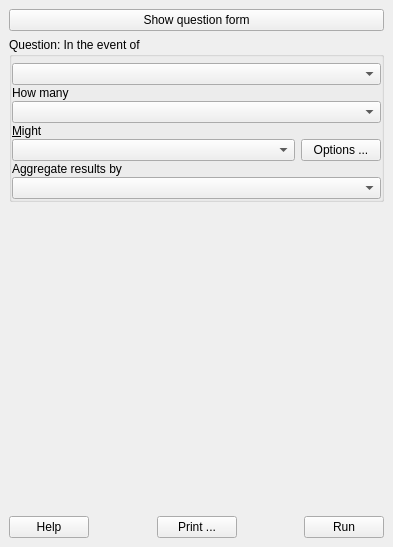
<?xml version="1.0" encoding="UTF-8"?>
<ui version="4.0">
 <class>DockBase</class>
 <widget class="QDockWidget" name="DockBase">
  <property name="geometry">
   <rect>
    <x>0</x>
    <y>0</y>
    <width>393</width>
    <height>547</height>
   </rect>
  </property>
  <property name="windowIcon">
   <iconset>
    <normaloff>:/plugins/inasafe/icon.png</normaloff>:/plugins/inasafe/icon.png</iconset>
  </property>
  <property name="windowTitle">
   <string>InaSAFE</string>
  </property>
  <widget class="QWidget" name="dockWidgetContents">
   <layout class="QGridLayout" name="gridLayout">
    <item row="0" column="0">
     <widget class="QPushButton" name="pbnShowQuestion">
      <property name="text">
       <string>Show question form</string>
      </property>
     </widget>
    </item>
    <item row="1" column="0">
     <widget class="QGroupBox" name="grpQuestion">
      <property name="title">
       <string>Question: In the event of</string>
      </property>
      <layout class="QGridLayout" name="gridLayout_3">
       <property name="leftMargin">
        <number>0</number>
       </property>
       <property name="topMargin">
        <number>6</number>
       </property>
       <property name="rightMargin">
        <number>0</number>
       </property>
       <property name="bottomMargin">
        <number>0</number>
       </property>
       <property name="verticalSpacing">
        <number>1</number>
       </property>
       <item row="4" column="0">
        <widget class="QLabel" name="label_8">
         <property name="text">
          <string>&amp;Might</string>
         </property>
         <property name="buddy">
          <cstring>cboFunction</cstring>
         </property>
        </widget>
       </item>
       <item row="0" column="0" colspan="2">
        <widget class="QComboBox" name="cboHazard">
         <property name="insertPolicy">
          <enum>QComboBox::InsertAlphabetically</enum>
         </property>
        </widget>
       </item>
       <item row="6" column="0">
        <widget class="QLabel" name="label_2">
         <property name="text">
          <string>Aggregate results by</string>
         </property>
        </widget>
       </item>
       <item row="7" column="0" colspan="2">
        <widget class="QComboBox" name="cboAggregation"/>
       </item>
       <item row="1" column="0">
        <widget class="QLabel" name="label_7">
         <property name="text">
          <string>How many</string>
         </property>
         <property name="buddy">
          <cstring>cboExposure</cstring>
         </property>
        </widget>
       </item>
       <item row="3" column="0" colspan="2">
        <widget class="QComboBox" name="cboExposure">
         <property name="insertPolicy">
          <enum>QComboBox::InsertAlphabetically</enum>
         </property>
        </widget>
       </item>
       <item row="5" column="0">
        <widget class="QComboBox" name="cboFunction">
         <property name="sizePolicy">
          <sizepolicy hsizetype="Expanding" vsizetype="Fixed">
           <horstretch>0</horstretch>
           <verstretch>0</verstretch>
          </sizepolicy>
         </property>
         <property name="insertPolicy">
          <enum>QComboBox::InsertAlphabetically</enum>
         </property>
        </widget>
       </item>
       <item row="5" column="1">
        <widget class="QPushButton" name="toolFunctionOptions">
         <property name="text">
          <string>Options ...</string>
         </property>
        </widget>
       </item>
      </layout>
     </widget>
    </item>
    <item row="2" column="0">
     <layout class="QVBoxLayout" name="verticalLayout_4">
      <property name="leftMargin">
       <number>3</number>
      </property>
      <item>
       <widget class="MessageViewer" name="wvResults" native="true">
        <property name="sizePolicy">
         <sizepolicy hsizetype="Preferred" vsizetype="MinimumExpanding">
          <horstretch>0</horstretch>
          <verstretch>0</verstretch>
         </sizepolicy>
        </property>
        <property name="minimumSize">
         <size>
          <width>0</width>
          <height>50</height>
         </size>
        </property>
        <property name="url" stdset="0">
         <url>
          <string>about:blank</string>
         </url>
        </property>
       </widget>
      </item>
      <item>
       <layout class="QHBoxLayout" name="org_logo_placeholder">
        <item>
         <spacer name="horizontalSpacer_4">
          <property name="orientation">
           <enum>Qt::Horizontal</enum>
          </property>
          <property name="sizeHint" stdset="0">
           <size>
            <width>40</width>
            <height>20</height>
           </size>
          </property>
         </spacer>
        </item>
        <item>
         <widget class="QLabel" name="org_logo">
          <property name="minimumSize">
           <size>
            <width>64</width>
            <height>64</height>
           </size>
          </property>
          <property name="maximumSize">
           <size>
            <width>64</width>
            <height>64</height>
           </size>
          </property>
          <property name="text">
           <string/>
          </property>
          <property name="scaledContents">
           <bool>true</bool>
          </property>
          <property name="alignment">
           <set>Qt::AlignCenter</set>
          </property>
         </widget>
        </item>
        <item>
         <spacer name="horizontalSpacer_3">
          <property name="orientation">
           <enum>Qt::Horizontal</enum>
          </property>
          <property name="sizeHint" stdset="0">
           <size>
            <width>40</width>
            <height>20</height>
           </size>
          </property>
         </spacer>
        </item>
       </layout>
      </item>
     </layout>
    </item>
    <item row="3" column="0">
     <layout class="QHBoxLayout" name="horizontalLayout">
      <item>
       <widget class="QPushButton" name="pbnHelp">
        <property name="text">
         <string>Help</string>
        </property>
       </widget>
      </item>
      <item>
       <spacer name="horizontalSpacer_2">
        <property name="orientation">
         <enum>Qt::Horizontal</enum>
        </property>
        <property name="sizeHint" stdset="0">
         <size>
          <width>40</width>
          <height>20</height>
         </size>
        </property>
       </spacer>
      </item>
      <item>
       <widget class="QPushButton" name="pbnPrint">
        <property name="text">
         <string>Print ...</string>
        </property>
       </widget>
      </item>
      <item>
       <spacer name="horizontalSpacer">
        <property name="orientation">
         <enum>Qt::Horizontal</enum>
        </property>
        <property name="sizeHint" stdset="0">
         <size>
          <width>40</width>
          <height>20</height>
         </size>
        </property>
       </spacer>
      </item>
      <item>
       <widget class="QPushButton" name="pbnRunStop">
        <property name="text">
         <string>Run</string>
        </property>
       </widget>
      </item>
     </layout>
    </item>
   </layout>
  </widget>
 </widget>
 <customwidgets>
  <customwidget>
   <class>MessageViewer</class>
   <extends>QWidget</extends>
   <header>..widgets.message_viewer</header>
   <container>1</container>
  </customwidget>
 </customwidgets>
 <tabstops>
  <tabstop>cboHazard</tabstop>
  <tabstop>cboExposure</tabstop>
  <tabstop>cboFunction</tabstop>
  <tabstop>pbnRunStop</tabstop>
  <tabstop>pbnHelp</tabstop>
 </tabstops>
 <resources>
  <include location="../resources/resources.qrc"/>
 </resources>
 <connections>
  <connection>
   <sender>pbnShowQuestion</sender>
   <signal>clicked()</signal>
   <receiver>pbnShowQuestion</receiver>
   <slot>hide()</slot>
   <hints>
    <hint type="sourcelabel">
     <x>196</x>
     <y>49</y>
    </hint>
    <hint type="destinationlabel">
     <x>196</x>
     <y>49</y>
    </hint>
   </hints>
  </connection>
  <connection>
   <sender>pbnShowQuestion</sender>
   <signal>clicked()</signal>
   <receiver>grpQuestion</receiver>
   <slot>show()</slot>
   <hints>
    <hint type="sourcelabel">
     <x>196</x>
     <y>49</y>
    </hint>
    <hint type="destinationlabel">
     <x>196</x>
     <y>146</y>
    </hint>
   </hints>
  </connection>
 </connections>
</ui>
